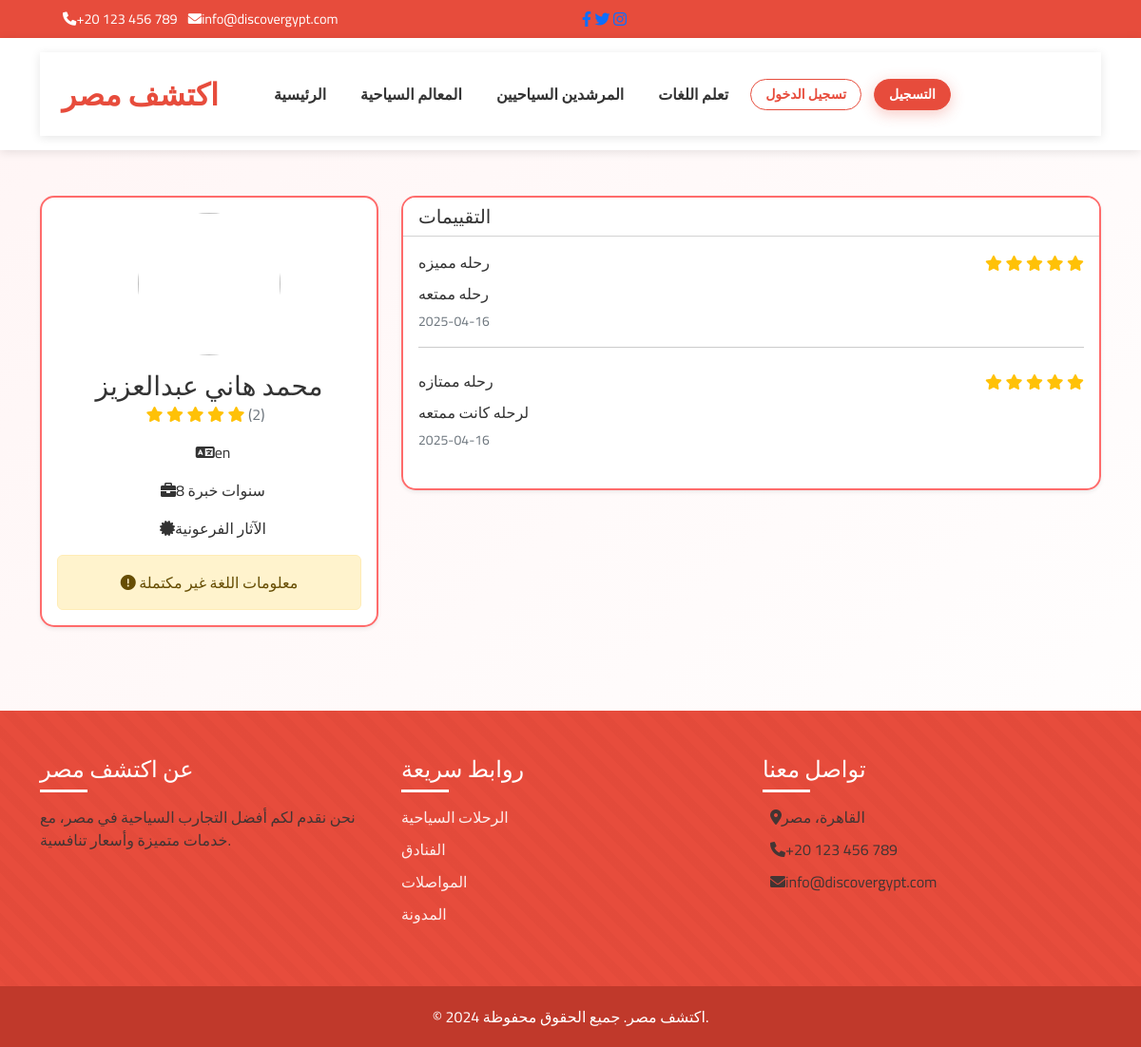
The app's page /guide/1 with its own data.
### models.py (models this page shows, shortened)
class User(UserMixin, db.Model):
    id = db.Column(db.Integer, primary_key=True)
    username = db.Column(db.String(64), unique=True, nullable=False)
    email = db.Column(db.String(120), unique=True, nullable=False)
    password_hash = db.Column(db.String(256), nullable=False)
    is_guide = db.Column(db.Boolean, default=False)
    is_student = db.Column(db.Boolean, default=False)
    is_tourist = db.Column(db.Boolean, default=False)
    is_admin = db.Column(db.Boolean, default=False)
    phone = db.Column(db.String(20), nullable=True)
    country = db.Column(db.String(100), nullable=True)
    governorate = db.Column(db.String(100), nullable=True)
    city = db.Column(db.String(100), nullable=True)
    profile_pic = db.Column(db.String(200), nullable=True)
    education_level = db.Column(db.String(100), nullable=True)
    university = db.Column(db.String(200), nullable=True)
    languages = db.Column(db.String(200), nullable=True)
    bio = db.Column(db.Text, nullable=True)
    date_joined = db.Column(db.DateTime, default=datetime.utcnow)
    profile_completed = db.Column(db.Boolean, default=False)
    reviews = db.relationship('Review', backref='author', lazy='dynamic')
    guide_profile = db.relationship('Guide',
                                  foreign_keys='Guide.user_id',
                                  backref='user_profile', # Changed from 'user' to 'user_profile'
                                  uselist=False)
    language_practices = db.relationship('LanguagePractice',
                                       foreign_keys='LanguagePractice.student_id',
                                       backref=db.backref('student_user', lazy='joined'),  # Changed from 'student' to 'student_user'
                                       lazy='dynamic')

class Guide(db.Model):
    id = db.Column(db.Integer, primary_key=True)
    user_id = db.Column(db.Integer, db.ForeignKey('user.id'), nullable=False)
    years_experience = db.Column(db.Integer, nullable=True)
    specialization = db.Column(db.String(200), nullable=True)
    certification = db.Column(db.String(200), nullable=True)
    available = db.Column(db.Boolean, default=True)
    user = db.relationship('User',
                          foreign_keys=[user_id],
                          backref=db.backref('guide_info', uselist=False), # Changed relationship name
                          primaryjoin='Guide.user_id == User.id')

class Review(db.Model):
    id = db.Column(db.Integer, primary_key=True)
    title = db.Column(db.String(100), nullable=False)
    content = db.Column(db.Text, nullable=False)
    rating = db.Column(db.Integer, nullable=False)
    date_posted = db.Column(db.DateTime, default=datetime.utcnow)
    user_id = db.Column(db.Integer, db.ForeignKey('user.id'), nullable=False)
    attraction_id = db.Column(db.Integer, db.ForeignKey('attraction.id'), nullable=False)

### routes.py (the view)
@main.route('/guide/<int:guide_id>')
def guide_profile(guide_id):
    guide = Guide.query.get_or_404(guide_id)
    user = User.query.get(guide.user_id)
    reviews = Review.query.filter_by(user_id=guide.user_id).order_by(Review.date_posted.desc()).all()
    rating_count = len(reviews)
    average_rating = sum(review.rating for review in reviews) / rating_count if rating_count > 0 else 0
    return render_template('guide/profile.html',
                          title=f'Guide Profile - {user.username}',
                          guide=guide,
                          user=user,
                          reviews=reviews,
                          rating_count=rating_count,
                          average_rating=average_rating)

### routes.py (called while the page is built)
def get_locale():
    if 'language' in session:
        return session['language']
    return 'en'

@main.before_app_request
def before_request():
    g.locale = str(get_locale())
    g.search_form = SearchForm()
    g.count_reviews_by_rating = count_reviews_by_rating

### templates/guide/profile.html (shortened to what this page needs)
{% extends "base.html" %}
{% block content %}
<div class="container mt-5">
    <div class="row">
        <div class="col-lg-4 mb-4">
            <div class="card shadow-sm">
                <div class="card-body text-center">
                    <img src="{{ user.profile_pic or url_for('static', filename='img/default-avatar.jpg') }}"
                         class="rounded-circle mb-3" style="width: 150px; height: 150px; object-fit: cover;">
                    <h3 class="mb-0">{{ user.username }}</h3>
                    <div class="text-warning mb-3">
                        {% for i in range(5) %}
                            <i class="{% if i < average_rating|int %}fas{% else %}far{% endif %} fa-star"></i>
                        {% endfor %}
                        <span class="text-muted ms-2">({{ rating_count }})</span>
                    </div>
                    <div class="guide-details">
                        {% if user.languages %}
                            <p><i class="fas fa-language me-2"></i>{{ user.languages }}</p>
                        {% endif %}
                        <p><i class="fas fa-briefcase me-2"></i>{{ guide.years_experience }} {{ _('سنوات خبرة') }}</p>
                        {% if guide.specialization %}
                            <p><i class="fas fa-certificate me-2"></i>{{ guide.specialization }}</p>
                        {% endif %}
                        {% if guide %}
                            <div class="mt-3">
                                {% if guide.languages %}
                                    <div class="alert alert-success mb-0">
                                        <i class="fas fa-check-circle"></i> {{ _('معلومات اللغة:') }}
                                        <span class="ms-2">{{ guide.languages }}</span>
                                    </div>
                                {% else %}
                                    <div class="alert alert-warning mb-0">
                                        <i class="fas fa-exclamation-circle"></i> {{ _('معلومات اللغة غير مكتملة') }}
                                    </div>
                                {% endif %}
                            </div>
                        {% endif %}
                    </div>
                </div>
            </div>
        </div>
        <div class="col-lg-8">
            <div class="card shadow-sm">
                <div class="card-header bg-white">
                    <h5 class="mb-0">{{ _('التقييمات') }}</h5>
                </div>
                <div class="card-body">
                    {% if reviews %}
                        {% for review in reviews %}
                            <div class="review-item mb-4">
                                <div class="d-flex justify-content-between align-items-center mb-2">
                                    <h6 class="mb-0">{{ review.title }}</h6>
                                    <div class="text-warning">
                                        {% for i in range(review.rating) %}
                                            <i class="fas fa-star"></i>
                                        {% endfor %}
                                    </div>
                                </div>
                                <p class="mb-1">{{ review.content }}</p>
                                <small class="text-muted">{{ review.date_posted.strftime('%Y-%m-%d') }}</small>
                                {% if not loop.last %}<hr>{% endif %}
                            </div>
                        {% endfor %}
                    {% else %}
                        <p class="text-center text-muted my-4">{{ _('لا توجد تقييمات بعد') }}</p>
                    {% endif %}
                </div>
            </div>
        </div>
    </div>
</div>
{% endblock %}

### templates/base.html (style rules this page uses)
:root { --primary-red: #e74c3c; --secondary-red: #c0392b; --light-red: #ff6b6b; --white: #ffffff; --off-white: #fff5f5; --light-gray: #f8d7da; --gold: #ffd700; }
body { font-family: 'Cairo', sans-serif; background: linear-gradient(135deg, var(--off-white) 0%, var(--white) 100%); color: #333; overflow-x: hidden; }
.card { border: none; border-radius: 15px; overflow: hidden; box-shadow: 0 5px 15px rgba(0,0,0,0.05); transition: all 0.3s; margin-bottom: 1rem; border: 2px solid var(--light-red); }

### records on screen
User: username "محمد هاني عبدالعزيز", languages "en"
Guide: years_experience "8", specialization "الآثار الفرعونية"
Review: title "رحله مميزه", rating 5 (drawn), content "رحله ممتعه", date_posted "2025-04-16"
Review: title "رحله ممتازه", rating 5 (drawn), content "لرحله كانت ممتعه", date_posted "2025-04-16"

### other values on screen
{{ rating_count }} "2"
